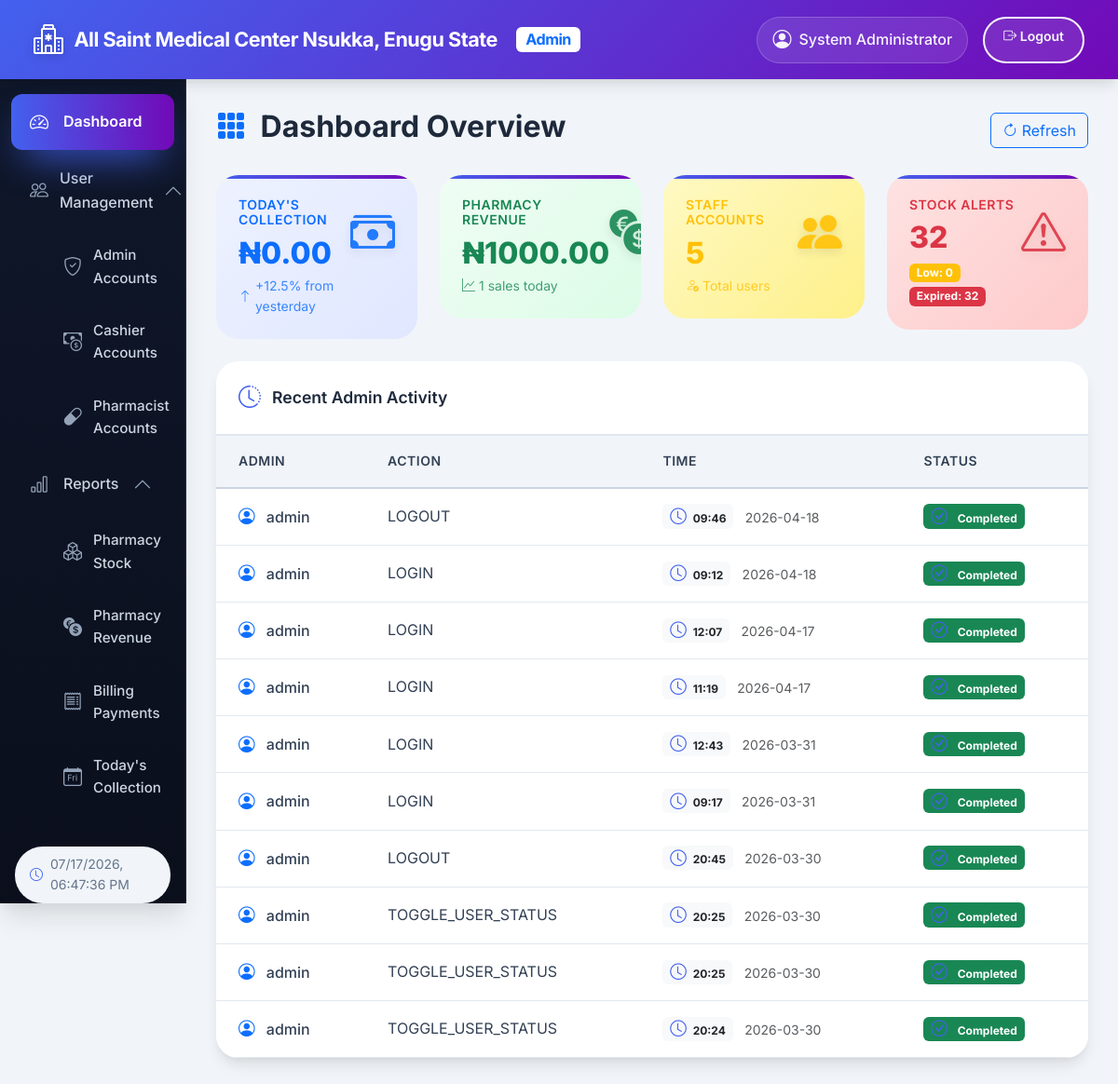
/admin/dashboard (signed in), run on an earlier commit of the app's database.
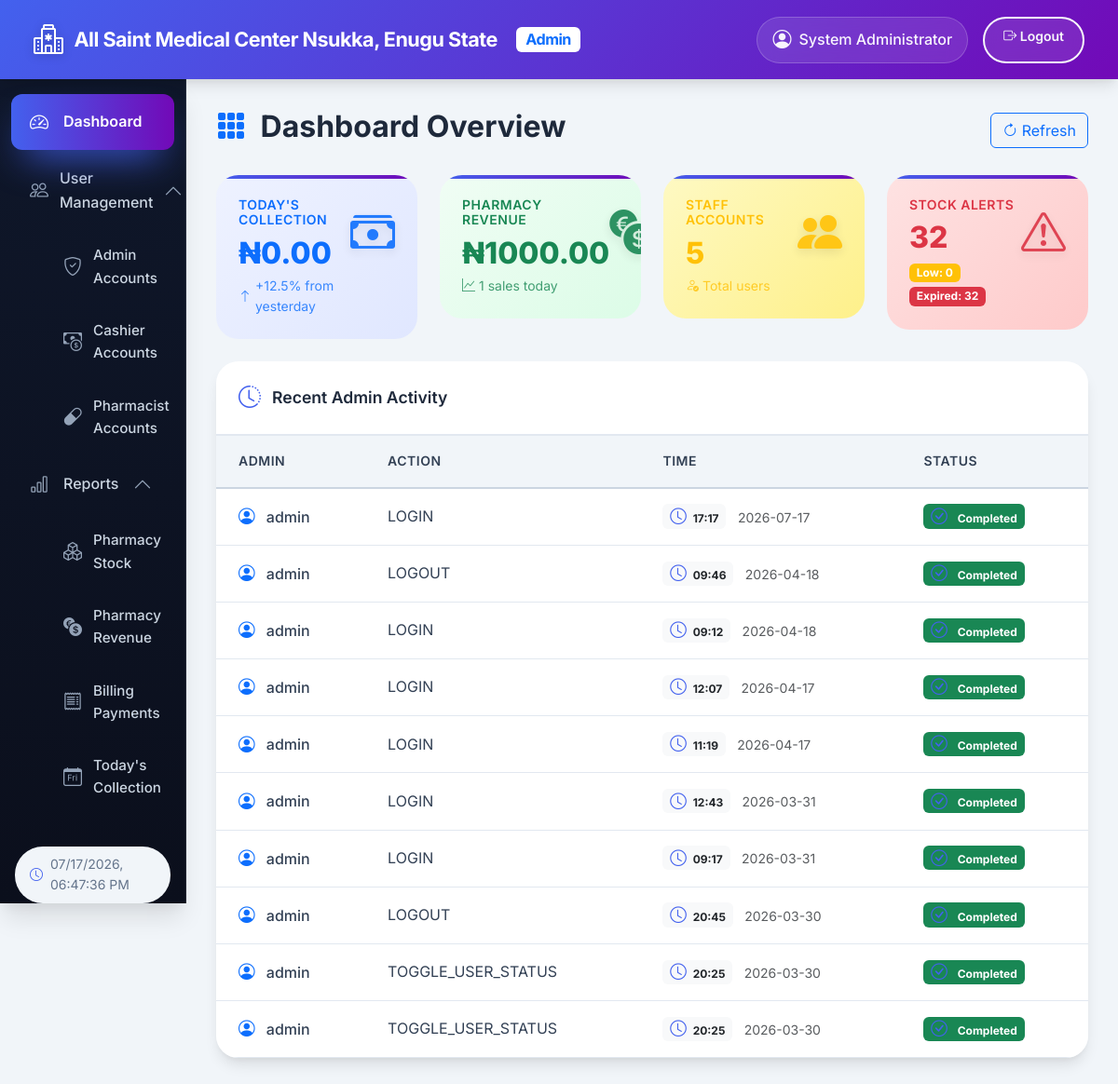
And on a later commit of the database.
### tables this page shows
CREATE TABLE admin_audit_logs (
    id          INTEGER PRIMARY KEY AUTOINCREMENT,
    admin_id    INTEGER,
    action      TEXT NOT NULL,
    details     TEXT,
    ip_address  TEXT,
    user_agent  TEXT,
    created_at  TIMESTAMP DEFAULT CURRENT_TIMESTAMP
);

CREATE TABLE admin_users (
    id                INTEGER PRIMARY KEY AUTOINCREMENT,
    username          TEXT UNIQUE NOT NULL,
    password          TEXT NOT NULL,
    full_name         TEXT,
    email             TEXT,
    role              TEXT DEFAULT 'Admin',
    is_super_admin    INTEGER DEFAULT 0,
    is_active         INTEGER DEFAULT 1,
    created_at        TIMESTAMP DEFAULT CURRENT_TIMESTAMP,
    created_by        INTEGER,
    last_login        TIMESTAMP
);

### app.py (the view)
@app.route('/admin/dashboard')
def admin_dashboard():
    if 'admin_id' not in session:
        return redirect(url_for('admin_login'))
    conn = get_db_connection()
    cursor = conn.cursor()
    stats = {}
    try:
        cursor.execute("SELECT COUNT(*) FROM admin_users WHERE is_active = 1")
        stats['admins_count'] = cursor.fetchone()[0]
        cursor.execute("SELECT COUNT(*) FROM pharmacists WHERE is_active = 1")
        stats['pharmacists_count'] = cursor.fetchone()[0]
        cursor.execute("SELECT COUNT(*) FROM billing_users WHERE is_active = 1")
        stats['cashiers_count'] = cursor.fetchone()[0]
        today = date.today().strftime('%Y-%m-%d')
        cursor.execute("SELECT COALESCE(SUM(amount_paid), 0) FROM payments WHERE DATE(payment_date) = ?", (today,))
        stats['todays_collection'] = float(cursor.fetchone()[0] or 0)
        cursor.execute("""
            SELECT COUNT(*) FROM drugs
            WHERE stock_quantity <= low_stock_threshold
            AND expiry_date > date('now')
        """)
        stats['low_stock_count'] = cursor.fetchone()[0]
        cursor.execute("""
            SELECT COUNT(*) FROM drugs
            WHERE expiry_date < date('now') AND stock_quantity > 0
        """)
        stats['expired_stock_count'] = cursor.fetchone()[0]
        cursor.execute("""
            SELECT COUNT(*), COALESCE(SUM(grand_total), 0)
            FROM receipts
            WHERE DATE(created_at) = ?
        """, (today,))
        result = cursor.fetchone()
        stats['pharmacy_sales_count'] = result[0]
        stats['pharmacy_revenue'] = float(result[1] or 0)
        cursor.execute("""
            SELECT a.username, l.action, l.created_at
            FROM admin_audit_logs l
            JOIN admin_users a ON l.admin_id = a.id
            ORDER BY l.created_at DESC
            LIMIT 10
        """)
        recent_actions = cursor.fetchall()
        stats['recent_actions'] = []
        for action in recent_actions:
            username = action[0]
            action_text = action[1]
            created_at = action[2]
            if isinstance(created_at, str):
                try:
                    created_at = datetime.strptime(created_at, '%Y-%m-%d %H:%M:%S')
                except ValueError:
                    try:
                        created_at = datetime.strptime(created_at, '%Y-%m-%d')
                    except ValueError:
                        created_at = datetime.now()
            stats['recent_actions'].append((username, action_text, created_at))
    except Exception as e:
        app.logger.error(f"Error fetching admin stats: {e}")
        flash("Error loading dashboard statistics", "warning")
        stats = {}
    cursor.close()
    conn.close()
    return render_template(
        "admin_dashboard.html",
        stats=stats,
        hospital_name="All Saint Medical Center Nsukka, Enugu State",
        admin_name=session.get('admin_full_name', 'Admin')
    )

### app.py (called while the page is built)
@app.context_processor
def utility_processor():
    return dict(
        min=min,
        max=max,
        abs=abs,
        round=round,
        len=len,
        int=int,
        float=float,
        str=str,
        date=date,
        datetime=datetime,
        timedelta=timedelta
    )

### templates/admin_dashboard.html (shortened to what the changed rows need)
<!DOCTYPE html>
<html lang="en">
<head>
    <link href="https://cdn.jsdelivr.net/npm/bootstrap@5.3.2/dist/css/bootstrap.min.css" rel="stylesheet">
    <link rel="stylesheet" href="https://cdn.jsdelivr.net/npm/bootstrap-icons@1.11.0/font/bootstrap-icons.css">
    <link href="https://unpkg.com/aos@2.3.1/dist/aos.css" rel="stylesheet">
</head>
<body>
    <div class="container-fluid">
        <div class="row">
            <div class="col-md-9 col-lg-10 main-content">
                <div class="d-flex justify-content-between align-items-center mb-4" data-aos="fade-down">
                    <h2 class="fw-bold">
                        <i class="bi bi-grid-3x3-gap-fill me-2 text-primary"></i>
                        Dashboard Overview
                    </h2>
                </div>
                <div class="row" data-aos="fade-up" data-aos-delay="600">
                    <div class="col-12">
                        <div class="activity-card">
                            <div class="card-body">
                                <div class="table-responsive">
                                    <table class="table table-hover">
                                        <thead>
                                            <tr>
                                                <th>Admin</th>
                                                <th>Action</th>
                                                <th>Time</th>
                                                <th>Status</th>
                                            </tr>
                                        </thead>
                                        <tbody>
                                            {% if stats.recent_actions %}
                                                {% for action in stats.recent_actions %}
                                                <tr>
                                                    <td>
                                                        <i class="bi bi-person-circle text-primary"></i>
                                                        <span class="fw-medium">{{ action[0] }}</span>
                                                    </td>
                                                    <td>{{ action[1] }}</td>
                                                    <td>
                                                        <span class="badge bg-light text-dark">
                                                            <i class="bi bi-clock me-1"></i>
                                                            {{ action[2].strftime('%H:%M') }}
                                                        </span>
                                                        <small class="text-muted ms-2">{{ action[2].strftime('%Y-%m-%d') }}</small>
                                                    </td>
                                                    <td>
                                                        <span class="badge bg-success">
                                                            <i class="bi bi-check-circle"></i> Completed
                                                        </span>
                                                    </td>
                                                </tr>
                                                {% endfor %}
                                            {% endif %}
                                        </tbody>
                                    </table>
                                </div>
                            </div>
                        </div>
                    </div>
                </div>
            </div>
        </div>
    </div>
</body>
</html>

What changed in the data, as far as the page shows it:
no longer on this page (row unchanged): admin_audit_logs: username "admin", action "TOGGLE_USER_STATUS", action "20:24", created_at "2026-03-30"
added admin_audit_logs: username "admin", action "LOGIN", action "17:17", created_at "2026-07-17"
